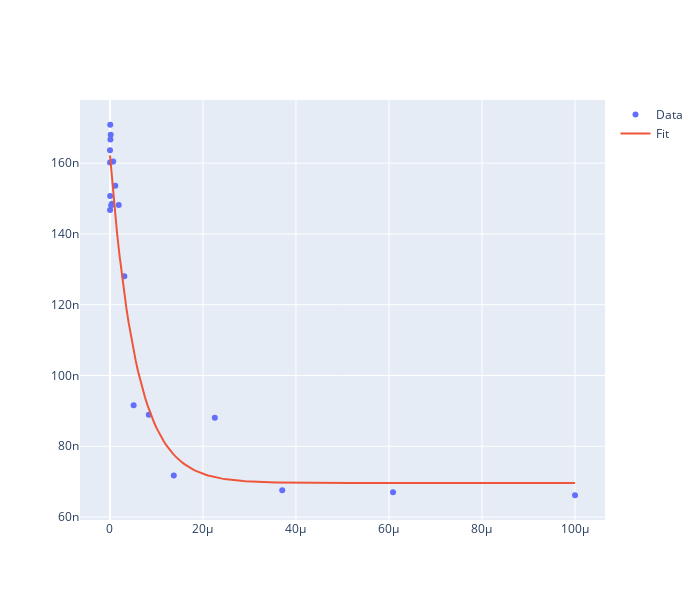

Here is the notebook cell this chart was saved with:
### Code cell
dados = np.load('T1_2QTII__2024_10_06__09_08_09.npz')
dados["header"]
Delay = dados['Delay']
Mag = dados['Mag']
Mag = 10**(Mag/20)
Phase = dados['Phase']


print(exp_decay.__code__.co_varnames)
#('t', 'offset', 'tau', 'amp')
fit(Delay, Mag,exp_decay, [-140, 20e-6, 4,])

### Figure 1 — Plotly figure (JSON) as saved in the notebook; plotly's stock layout.template omitted (floating-point values rounded to 4 significant figures; data arrays with more than 128 entries replaced by an {"elided": "..."} marker saying what was removed)
{"data": [{"mode": "markers", "name": "Data", "type": "scatter", "x": [8e-09, 1.314e-08, 2.159e-08, 3.548e-08, 5.829e-08, 9.577e-08, 1.573e-07, 2.585e-07, 4.247e-07, 6.978e-07, 1.146e-06, 1.884e-06, 3.095e-06, 5.084e-06, 8.353e-06, 1.372e-05, 2.255e-05, 3.705e-05, 6.087e-05, 0.0001], "y": [1.636e-07, 1.602e-07, 1.467e-07, 1.507e-07, 1.708e-07, 1.667e-07, 1.68e-07, 1.481e-07, 1.485e-07, 1.605e-07, 1.536e-07, 1.481e-07, 1.281e-07, 9.16e-08, 8.889e-08, 7.171e-08, 8.806e-08, 6.76e-08, 6.702e-08, 6.616e-08]}, {"mode": "lines", "name": "Fit", "type": "scatter", "x": {"elided": "200 float values"}, "y": {"elided": "200 float values"}}], "layout": {"height": 600, "title": {"text": ""}, "width": 700, "xaxis": {"title": {"text": ""}}, "yaxis": {"title": {"text": ""}}}}
